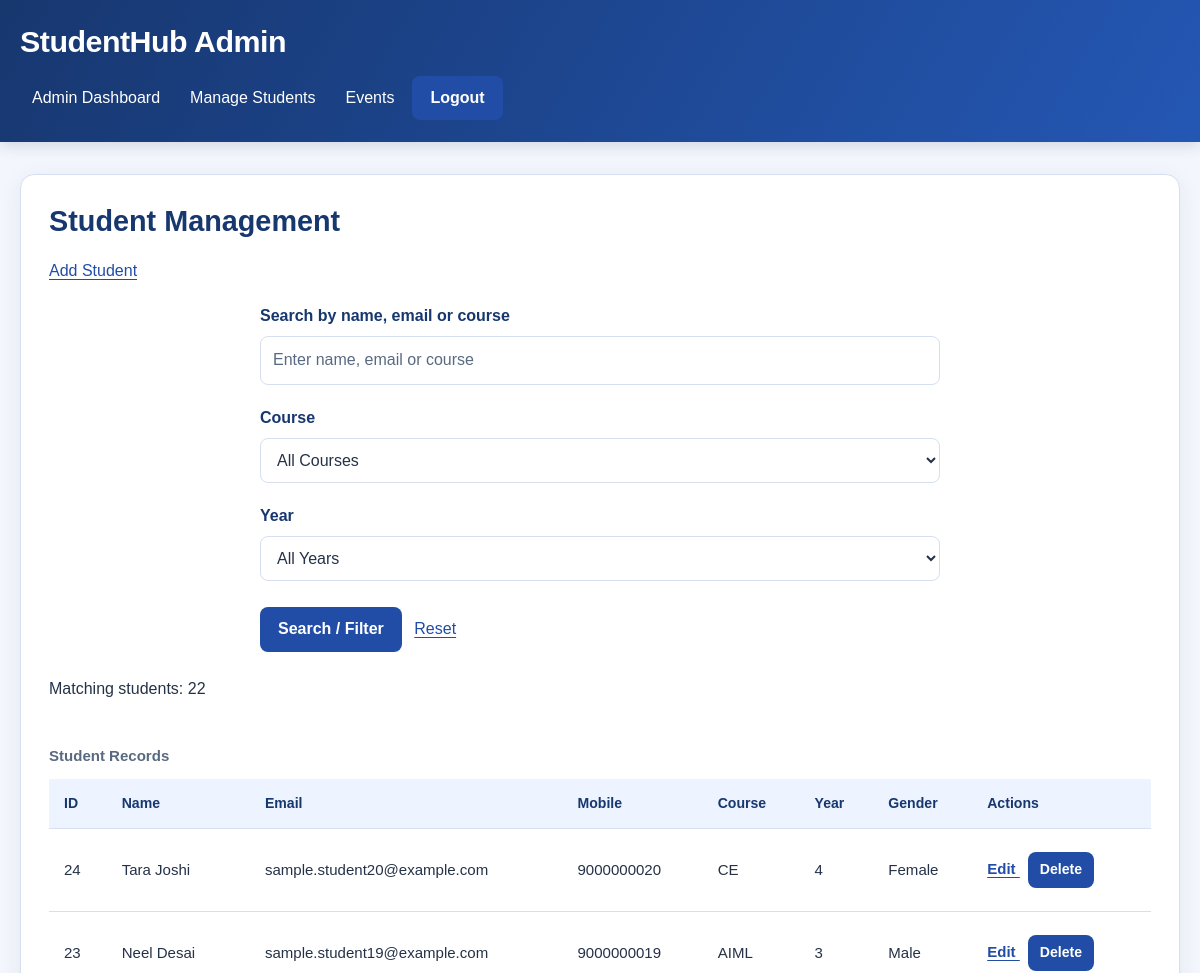
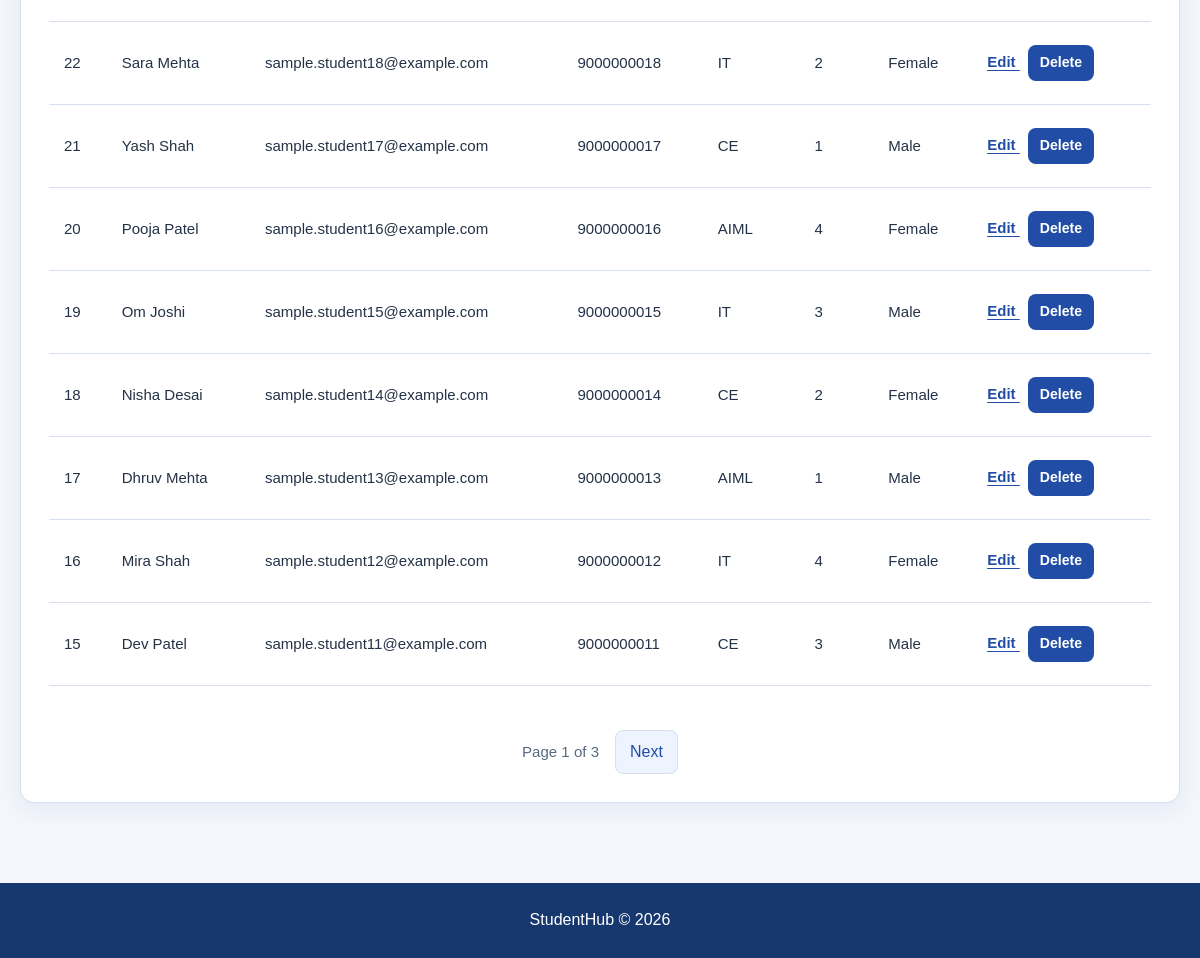
Screenshot of /pages/students.php (signed in) with the database file from the repository (2 pictures, top to bottom).
### tables this page shows
CREATE TABLE `students` (
  `student_id` int(10) UNSIGNED NOT NULL,
  `full_name` varchar(100) NOT NULL,
  `email` varchar(254) NOT NULL,
  `mobile` varchar(10) NOT NULL,
  `password_hash` varchar(255) NOT NULL,
  `course` varchar(10) NOT NULL,
  `year` tinyint(3) UNSIGNED NOT NULL,
  `gender` enum('Male','Female','Other') NOT NULL,
  `created_at` timestamp NOT NULL DEFAULT current_timestamp(),
  `role` enum('student','admin') NOT NULL DEFAULT 'student',
  `last_login` datetime DEFAULT NULL
);

### pages/students.php (the view, shortened to what this page needs)
<?php
require_once __DIR__ . "/../php/db_mysqli.php";
function escapeText($value)
{
    return htmlspecialchars(
        (string) $value,
        ENT_QUOTES,
        "UTF-8"
    );
}
function getQueryText($name)
{
    return "";
}
$search = substr(getQueryText("search"), 0, 254);
$course = getQueryText("course");
$year = getQueryText("year");
if (!in_array($course, ["AIML", "CE", "IT"], true)) {
    $course = "";
}
if (!in_array($year, ["1", "2", "3", "4"], true)) {
    $year = "";
}
$page = max(1, (int) getQueryText("page"));
$perPage = 10;
$students = [];
$totalStudents = 0;
$totalPages = 1;
$error = "";
$searchValue = "%" . $search . "%";
$where = "
    WHERE role = 'student'
    AND (
        full_name LIKE ?
        OR email LIKE ?
        OR course LIKE ?
    )
    AND (? = '' OR course = ?)
    AND (? = '' OR year = ?)
";
try {
    $count = $conn->prepare(
        "SELECT COUNT(*) FROM students " . $where
    );
    $count->bind_param(
        "sssssss",
        $searchValue,
        $searchValue,
        $searchValue,
        $course,
        $course,
        $year,
        $year
    );
    $count->execute();
    $count->bind_result($totalStudents);
    $totalPages = max(
        1,
        (int) ceil($totalStudents / $perPage)
    );
    $page = min($page, $totalPages);
    $offset = ($page - 1) * $perPage;
    $list = $conn->prepare(
        "SELECT student_id, full_name, email,
                mobile, course, year, gender
         FROM students "
        . $where .
        " ORDER BY student_id DESC
          LIMIT ? OFFSET ?"
    );
    $list->bind_param(
        "sssssssii",
        $searchValue,
        $searchValue,
        $searchValue,
        $course,
        $course,
        $year,
        $year,
        $perPage,
        $offset
    );
    $list->execute();
    $result = $list->get_result();
    while ($row = $result->fetch_assoc()) {
        $students[] = $row;
    }
} catch (mysqli_sql_exception $e) {
    error_log($e->getMessage());
    http_response_code(500);
    $error = "Unable to load student records. Please try again.";
}
function pageLink($number, $search, $course, $year)
{
    return "students.php?" . http_build_query([
        "search" => $search,
        "course" => $course,
        "year" => $year,
        "page" => $number
    ]);
}
?>
<!DOCTYPE html>
<html lang="en">
<head>
    <link rel="stylesheet" href="../css/style.css">
</head>
<body>
<header>
    <h1>StudentHub Admin</h1>
    <nav aria-label="Admin Navigation">
        <a href="admin.php">Admin Dashboard</a>
        <a href="students.php">Manage Students</a>
        <a href="events.html">Events</a>
        <form action="../php/logout.php" method="POST">
            <button type="submit">Logout</button>
        </form>
    </nav>
</header>
<main>
    <section>
        <h2>Student Management</h2>
        <p>
    <a href="student_form.php">Add Student</a>
</p>
        <form action="students.php" method="GET">
            <div class="form-group">
                <label for="search">
                    Search by name, email or course
                </label>
                <input
                    type="search"
                    id="search"
                    name="search"
                    maxlength="254"
                    placeholder="Enter name, email or course"
                    value="<?= escapeText($search) ?>"
                >
            </div>
            <div class="form-group">
                <label for="courseFilter">Course</label>
                <select id="courseFilter" name="course">
                    <option value="">All Courses</option>
                </select>
            </div>
            <div class="form-group">
                <label for="yearFilter">Year</label>
                <select id="yearFilter" name="year">
                    <option value="">All Years</option>
                </select>
            </div>
            <button type="submit">Search / Filter</button>
            <a href="students.php">Reset</a>
        </form>
        <?php if ($error !== "") { ?>
            <p role="alert"><?= escapeText($error) ?></p>
        <?php } else { ?>
            <p>
                Matching students:
                <?= escapeText($totalStudents) ?>
            </p>
            <?php if (empty($students)) { ?>
                <p>No students found.</p>
            <?php } else { ?>
                <div style="overflow-x: auto;">
                    <table>
                        <caption>Student Records</caption>
                        <thead>
                            <tr>
                                <th scope="col">ID</th>
                                <th scope="col">Name</th>
                                <th scope="col">Email</th>
                                <th scope="col">Mobile</th>
                                <th scope="col">Course</th>
                                <th scope="col">Year</th>
                                <th scope="col">Gender</th>
                                <th scope="col">Actions</th>
                            </tr>
                        </thead>
                        <tbody>
                            <?php foreach ($students as $student) { ?>
                                <tr>
                                    <td>
                                        <?= escapeText($student["student_id"]) ?>
                                    </td>
                                    <td>
                                        <?= escapeText($student["full_name"]) ?>
                                    </td>
                                    <td>
                                        <?= escapeText($student["email"]) ?>
                                    </td>
                                    <td>
                                        <?= escapeText($student["mobile"]) ?>
                                    </td>
                                    <td>
                                        <?= escapeText($student["course"]) ?>
                                    </td>
                                    <td>
                                        <?= escapeText($student["year"]) ?>
                                    </td>
                                    <td>
                                        <?= escapeText($student["gender"]) ?>
                                    </td>
                                    <td>
    <a href="student_form.php?id=<?= escapeText(
        $student['student_id']
    ) ?>">
        Edit
    </a>
    <form action="../php/delete_student.php" method="POST">
        <button type="submit">Delete</button>
    </form>
</td>
                                </tr>
                            <?php } ?>
                        </tbody>
                    </table>
                </div>
                <nav aria-label="Student list pagination">
                    <span>
                        Page <?= escapeText($page) ?>
                        of <?= escapeText($totalPages) ?>
                    </span>
                    <?php if ($page < $totalPages) { ?>
                        <a href="<?= escapeText(
                            pageLink(
                                $page + 1,
                                $search,
                                $course,
                                $year
                            )
                        ) ?>">
                            Next
                        </a>
                    <?php } ?>
                </nav>
            <?php } ?>
        <?php } ?>
    </section>
</main>
<footer>
    <p>StudentHub &copy; 2026</p>
</footer>
</body>
</html>

### css/style.css (style rules this page uses)
:root { --background: #f3f6fc; --surface: #ffffff; --surface-soft: #edf3ff; --text: #243247; --muted: #596a80; --primary: #214da6; --primary-hover: #183c85; --heading: #17376f; --border: #d5dfef; --focus: #5480db; --success: #216b3b; --error: #b42332; --radius: 14px; --shadow: 0 5px 22px rgba(24, 54, 105, 0.07); }
* { box-sizing: border-box; margin: 0; padding: 0; }
html { scroll-behavior: smooth; }
body { min-height: 100vh; display: flex; flex-direction: column; font-family: Arial, Helvetica, sans-serif; font-size: 16px; line-height: 1.65; background: var(--background); color: var(--text); transition: background-color 0.2s, color 0.2s; }
button, input, select, textarea { font: inherit; }
a { color: var(--primary); text-underline-offset: 3px; }
p { margin-bottom: 12px; }
h1, h2, h3, h4 { line-height: 1.3; overflow-wrap: anywhere; }
h2 { color: var(--heading); font-size: clamp(1.4rem, 3vw, 1.8rem); margin-bottom: 18px; }
:where(a, button, input, select, textarea):focus-visible { outline: 3px solid var(--focus); outline-offset: 3px; }
header { background: linear-gradient(120deg, #17376f, #2457b4); color: #ffffff; padding: 22px max(20px, calc((100% - 1200px) / 2)); box-shadow: 0 3px 14px rgba(16, 39, 81, 0.16); }
header h1 { color: #ffffff; font-size: clamp(1.5rem, 3vw, 1.9rem); letter-spacing: -0.5px; }
header > h1 { margin-bottom: 14px; }
header nav { display: flex; align-items: center; flex-wrap: wrap; gap: 6px; }
header nav a { display: inline-flex; align-items: center; justify-content: center; min-height: 42px; padding: 8px 12px; color: #ffffff; text-decoration: none; border-radius: 8px; transition: background-color 0.2s; }
header nav form { width: auto; max-width: none; margin: 0; }
header nav button { margin: 0; }
main { width: 100%; max-width: 1240px; flex: 1; margin: 0 auto; padding: 32px 20px; }
main > section, .dashboard-content { background: var(--surface); padding: 28px; margin-bottom: 24px; border: 1px solid var(--border); border-radius: var(--radius); box-shadow: var(--shadow); min-width: 0; }
button, .button, .btn { display: inline-flex; align-items: center; justify-content: center; gap: 6px; min-height: 42px; padding: 10px 17px; background: var(--primary); color: #ffffff; border: 1px solid transparent; border-radius: 8px; font-weight: 600; line-height: 1.4; text-decoration: none; text-align: center; cursor: pointer; transition: background-color 0.2s, box-shadow 0.2s; }
form { width: 100%; max-width: 680px; margin: 18px auto; }
.form-group { margin-bottom: 20px; }
label { display: block; margin-bottom: 7px; color: var(--heading); font-weight: 600; }
input:not([type="checkbox"]):not([type="radio"]):not([type="hidden"]), textarea, select { display: block; width: 100%; min-width: 0; min-height: 45px; padding: 10px 12px; background: var(--surface); color: var(--text); border: 1px solid var(--border); border-radius: 8px; font-size: 16px; transition: border-color 0.2s, box-shadow 0.2s; }
input::placeholder, textarea::placeholder { color: var(--muted); opacity: 1; }
form > button { margin: 6px 8px 6px 0; }
form > a, fieldset > a { display: inline-block; margin: 6px 0; }
table { width: 100%; margin: 20px 0; border-collapse: collapse; background: var(--surface); font-size: 0.94rem; }
caption { padding: 10px 0; text-align: left; color: var(--muted); font-weight: 600; }
th, td { padding: 13px 15px; text-align: left; vertical-align: middle; border-bottom: 1px solid var(--border); }
th { background: var(--surface-soft); color: var(--heading); font-size: 0.88rem; font-weight: 700; }
td { overflow-wrap: anywhere; }
td form { display: inline-block; width: auto; max-width: none; margin: 4px 0 4px 8px; }
td button { min-height: 36px; padding: 7px 11px; font-size: 0.88rem; }
td a { font-weight: 600; }
.pagination, main nav[aria-label*="pagination"] { display: flex; align-items: center; justify-content: center; flex-wrap: wrap; gap: 16px; margin-top: 24px; }
main nav[aria-label*="pagination"] a { padding: 8px 14px; background: var(--surface-soft); color: var(--primary); border: 1px solid var(--border); border-radius: 8px; text-decoration: none; }
.pagination span, main nav[aria-label*="pagination"] span { color: var(--muted); font-size: 0.94rem; }
footer { margin-top: 24px; padding: 24px 20px; background: #17376f; color: #ffffff; text-align: center; }
footer p { margin: 0; }

### rows the page displays
students: student_id "24", full_name "Tara Joshi", email "sample.student20@example.com", mobile "9000000020", course "CE", year "4", gender "Female"
students: student_id "23", full_name "Neel Desai", email "sample.student19@example.com", mobile "9000000019", course "AIML", year "3", gender "Male"
students: student_id "22", full_name "Sara Mehta", email "sample.student18@example.com", mobile "9000000018", course "IT", year "2", gender "Female"
students: student_id "21", full_name "Yash Shah", email "sample.student17@example.com", mobile "9000000017", course "CE", year "1", gender "Male"
students: student_id "20", full_name "Pooja Patel", email "sample.student16@example.com", mobile "9000000016", course "AIML", year "4", gender "Female"
students: student_id "19", full_name "Om Joshi", email "sample.student15@example.com", mobile "9000000015", course "IT", year "3", gender "Male"
students: student_id "18", full_name "Nisha Desai", email "sample.student14@example.com", mobile "9000000014", course "CE", year "2", gender "Female"
students: student_id "17", full_name "Dhruv Mehta", email "sample.student13@example.com", mobile "9000000013", course "AIML", year "1", gender "Male"
students: student_id "16", full_name "Mira Shah", email "sample.student12@example.com", mobile "9000000012", course "IT", year "4", gender "Female"
students: student_id "15", full_name "Dev Patel", email "sample.student11@example.com", mobile "9000000011", course "CE", year "3", gender "Male"

### other values shown
escapeText($totalStudents) "22"
escapeText($page) "1"
escapeText($totalPages) "3"
